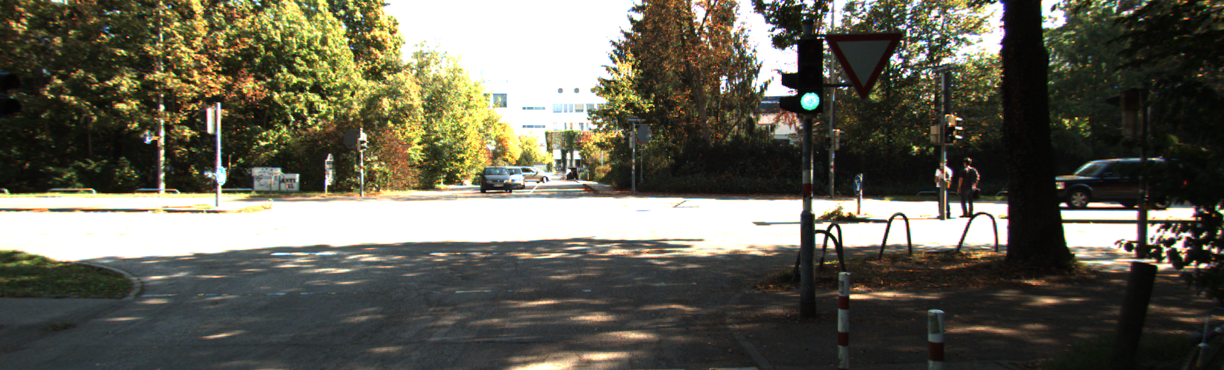
#> input picture code/adaptive_hist_data/0000000000.png, 1224 x 370 px
$ python -i filters.py   (imports and definitions only)
#> lines starting #> are read from the running program, lines starting #| are printed output that depends on the picture; after the words box and inside, x2 and y2 are one past the last pixel; in counts of white or black regions, pixels touching at a corner belong together
#> further down, picture is the input picture: shape (370, 1224, 3); mean B, G, R 83.7, 96.9, 98.8
import cv2 as cv
import numpy as np
import math
GRADIENT_THRESH = (60, 150)
S_CHANNEL_THRESH = (180, 255)
L_CHANNEL_THRESH = (180, 255)
B_CHANNEL_THRESH = (150, 200)
L2_CHANNEL_THRESH = (225, 255)
####    Functions
def seperate_hls(rgb_img):
    hls = cv.cvtColor(rgb_img, cv.COLOR_RGB2HLS)
    h,l,s =  cv.split(hls)
    return h, l, s

def seperate_lab(rgb_img):
    lab = cv.cvtColor(rgb_img, cv.COLOR_RGB2Lab)
    l,a,b= cv.split(lab)
    return l, a, b

def seperate_luv(rgb_img):
    luv = cv.cvtColor(rgb_img, cv.COLOR_BGR2Luv)
    l,u,v = cv.split(luv)
    return l, u, v

def binary_threshold_lab_luv(rgb_img, bthresh, lthresh):
    l, a, b = seperate_lab(rgb_img)
    l2, u, v = seperate_luv(rgb_img)
    binary = np.zeros_like(l)
    binary[
        ((b > bthresh[0]) & (b <= bthresh[1])) |
        ((l2 > lthresh[0]) & (l2 <= lthresh[1]))
    ] = 1
    return binary

def binary_threshold_hls(rgb_img, sthresh, lthresh):
    h, l, s = seperate_hls(rgb_img)
    binary = np.zeros_like(h)
    binary[
        ((s > sthresh[0]) & (s <= sthresh[1])) &
        ((l > lthresh[0]) & (l <= lthresh[1]))
    ] = 1
    return binary

def gradient_threshold(channel, thresh):
    # Take the derivative in x
    sobelx = cv.Sobel(channel, cv.CV_64F, 1, 0)
    # Absolute x derivative to accentuate lines away from horizontal
    abs_sobelx = np.absolute(sobelx)
    scaled_sobel = np.uint8(255*abs_sobelx/np.max(abs_sobelx))
    # Threshold gradient channel
    sxbinary = np.zeros_like(scaled_sobel)
    sxbinary[(scaled_sobel >= thresh[0]) & (scaled_sobel <= thresh[1])] = 1
    return sxbinary

def filter_colors(image):
	# Filter white pixels
	white_threshold = 220
	lower_white = np.array([white_threshold, white_threshold, white_threshold])
	upper_white = np.array([255, 255, 255])
	white_mask = cv.inRange(image, lower_white, upper_white)
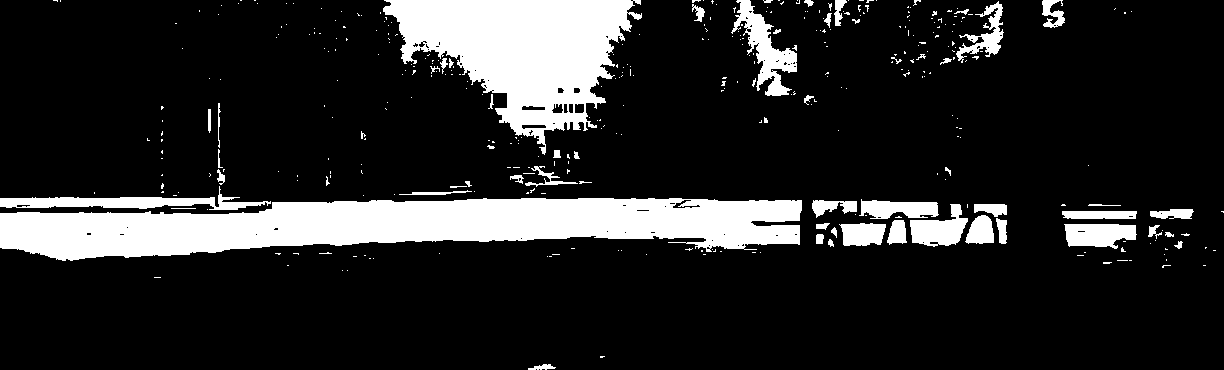
#> white_mask: shape (370, 1224); 15.6% white; 378 white regions (321 under 20 px), largest, box (x1, y1, x2, y2) and area: (0, 198, 802, 261) 33108, (383, 0, 642, 155) 20532, (0, 186, 271, 210) 2373
	white_image = cv.bitwise_and(image, image, mask=white_mask)
	# Filter yellow pixels
	hsv = cv.cvtColor(image, cv.COLOR_BGR2HSV)
#> hsv: shape (370, 1224, 3); mean H, S, V 44.8, 71.3, 104.9
	lower_yellow = np.array([10,90,80])
	upper_yellow = np.array([110,255,255])
	yellow_mask = cv.inRange(hsv, lower_yellow, upper_yellow)
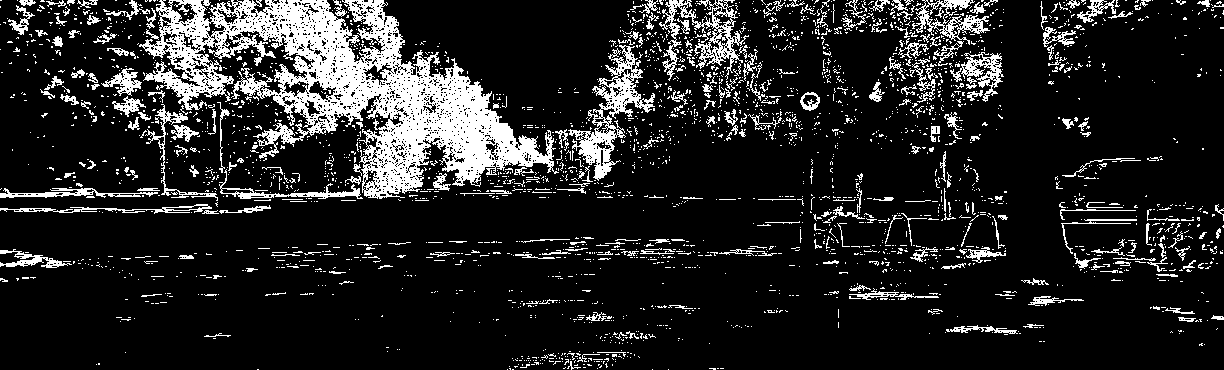
#> yellow_mask: shape (370, 1224); 14.4% white; 2873 white regions (2599 under 20 px), largest, box (x1, y1, x2, y2) and area: (139, 0, 559, 199) 29968, (568, 45, 655, 181) 3004, (659, 0, 749, 81) 2023
	yellow_image = cv.bitwise_and(image, image, mask=yellow_mask)
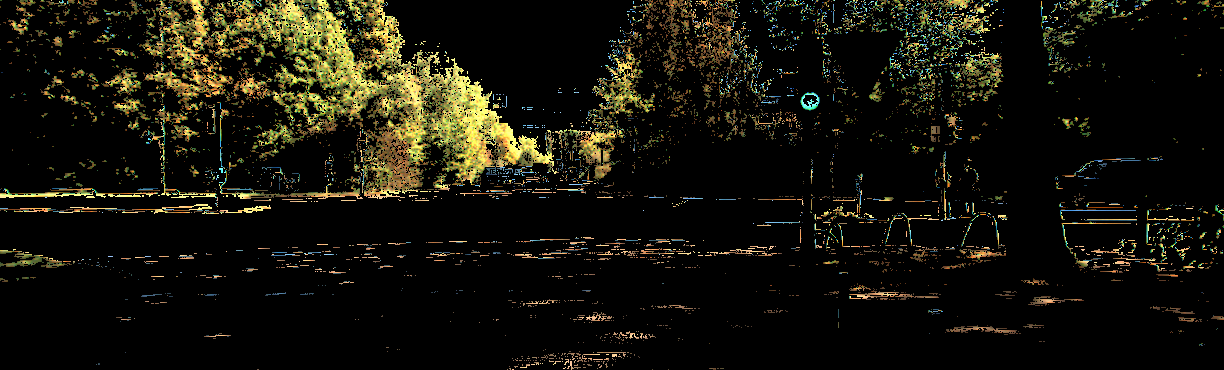
#> yellow_image: shape (370, 1224, 3); mean B, G, R 11.3, 20.2, 21.6
	# Combine the two above images
	image2 = cv.addWeighted(white_image, 1., yellow_image, 1., 0.)
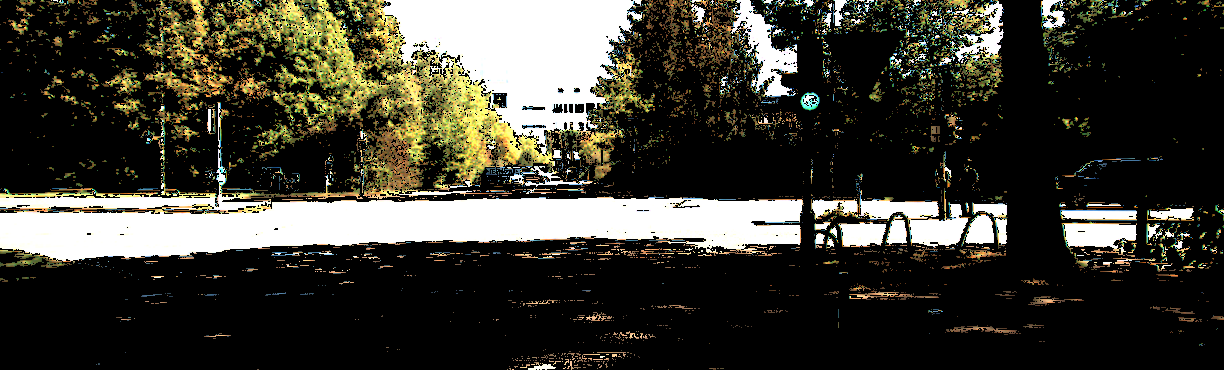
#> image2: shape (370, 1224, 3); mean B, G, R 50.9, 59.9, 61.3
	return image2

>>> import cv2
>>> picture = cv2.imread('adaptive_hist_data/0000000000.png')
>>> result = filter_colors(picture)
